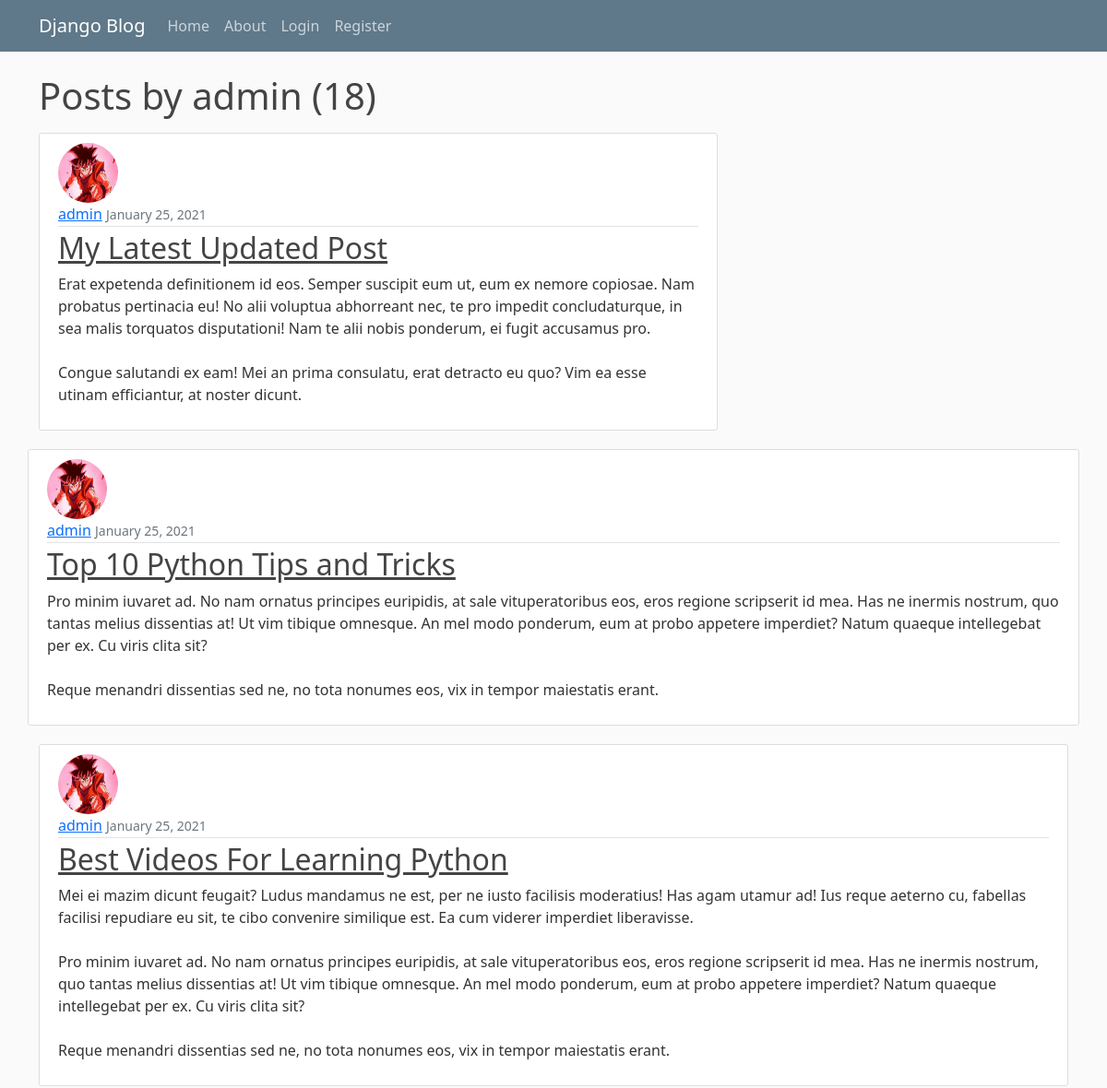
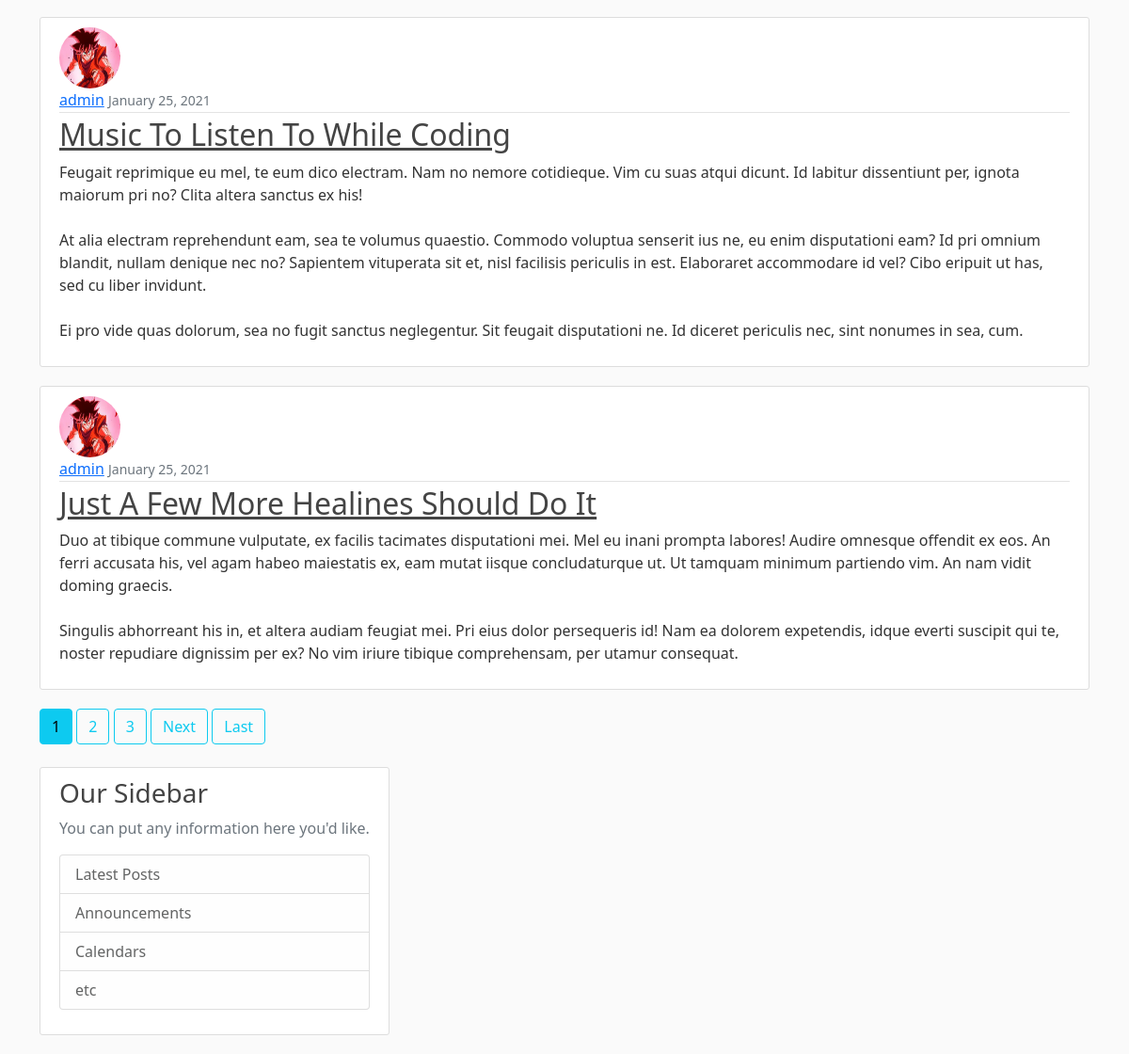
Screenshot of /user/admin with the database file from the repository (2 pictures, top to bottom).
### blog/models.py (models this page shows, shortened)
class Post(models.Model):
    title = models.CharField(max_length=100)
    content = models.TextField()
    date_posted = models.DateTimeField(default=timezone.now)
    author = models.ForeignKey(User, on_delete=models.CASCADE)

### users/models.py (models this page shows, shortened)
class Profile(models.Model):
    user = models.OneToOneField(User, on_delete=models.CASCADE)
    image = models.ImageField(default='default.jpg', upload_to='profile_pics')

### blog/views.py (the view)
# urls.py: path('user/<str:username>', UserPostListView.as_view(), name='user-posts'),
class UserPostListView(ListView):
    model = Post
    template_name = 'blog/user_posts.html'  # <app>/<model>_<viewType>.html
    context_object_name = 'posts'
    ordering = ['-date_posted']
    paginate_by = 5
    def get_queryset(self):
        user = get_object_or_404(User, username=self.kwargs.get('username'))
        return Post.objects.filter(author=user).order_by('-date_posted')

### blog/templates/blog/user_posts.html (shortened to what this page needs)
{% extends 'blog/base.html'%}
{% block content%}
<h1 class ="mb-3"> Posts by {{ view.kwargs.username }} ({{ page_obj.paginator.count}})</h1>
{% for post in posts %}
<article class="media content-section">
<img class ="rounded-circle article-img" src ="{{ post.author.profile.image.url}}"
  <div class="media-body">
    <div class="article-metadata">
      <a class="mr-2" href="{% url 'user-posts' post.author.username  %}">{{ post.author }}</a>
      <small class="text-muted">{{ post.date_posted|date:"F d, Y" }}</small>
    </div>
    <h2><a class="article-title" href="{% url 'post-detail' post.id %}">{{ post.title }}</a></h2>
    <p class="article-content">{{ post.content }}</p>
  </div>
</article>
{% endfor%}
{% if is_paginated %}
  {% for num in page_obj.paginator.page_range %}
    {% if page_obj.number == num %}
      <a class ="btn btn-info mb-4" href="?page={{num}}">{{ num }}</a>
    {% elif num > page_obj.number|add:'-3' and num < page_obj.number|add:'3'%}
      <a class ="btn btn-outline-info mb-4" href="?page={{num}}">{{ num }}</a>
    {%  endif %}
  {% endfor %}
{% if page_obj.has_next %}
  <a class ="btn btn-outline-info mb-4" href="?page={{ page_obj.next_page_number }}">Next</a>
  <a class ="btn btn-outline-info mb-4" href="?page={{ page_obj.paginator.num_pages }}">Last</a>
{% endif%}
{% endif  %}
{% endblock content %}

### blog/static/blog/main.css (style rules this page uses)
body { background: #fafafa; color: #333333; margin-top: 5rem; }
h1, h2, h3, h4, h5, h6 { color: #444444; }
.content-section { background: #ffffff; padding: 10px 20px; border: 1px solid #dddddd; border-radius: 3px; margin-bottom: 20px; }
.article-title { color: #444444; }
.article-content { white-space: pre-line; }
.article-img { height: 65px; width: 65px; margin-right: 16px; }
.article-metadata { padding-bottom: 1px; margin-bottom: 4px; border-bottom: 1px solid #e3e3e3; }

### rows the page displays
Post: author.profile.image (picture), author "admin", date_posted "January 25, 2021", title "My Latest Updated Post", content "Erat expetenda definitionem id eos. Semper suscipit eum ut, eum ex nemore copiosae. Nam probatus pertinacia eu! No alii voluptua abhorreant nec, te pro impedit concludaturque, in sea malis torquatos disputationi! Nam te alii nobis ponderum, ei fugit accusamus pro. Congue salutandi ex eam! Mei an prima consulatu, erat detracto eu quo? Vim ea esse utinam efficiantur, at noster dicunt."
Post: author.profile.image (picture), author "admin", date_posted "January 25, 2021", title "Top 10 Python Tips and Tricks", content "Pro minim iuvaret ad. No nam ornatus principes euripidis, at sale vituperatoribus eos, eros regione scripserit id mea. Has ne inermis nostrum, quo tantas melius dissentias at! Ut vim tibique omnesque. An mel modo ponderum, eum at probo appetere imperdiet? Natum quaeque intellegebat per ex. Cu viris clita sit? Reque menandri dissentias sed ne, no tota nonumes eos, vix in tempor maiestatis erant."
Post: author.profile.image (picture), author "admin", date_posted "January 25, 2021", title "Best Videos For Learning Python", content "Mei ei mazim dicunt feugait? Ludus mandamus ne est, per ne iusto facilisis moderatius! Has agam utamur ad! Ius reque aeterno cu, fabellas facilisi repudiare eu sit, te cibo convenire similique est. Ea cum viderer imperdiet liberavisse. Pro minim iuvaret ad. No nam ornatus principes euripidis, at sale vituperatoribus eos, eros regione scripserit id mea. Has ne inermis nostrum, quo tantas melius dissentias at! Ut vim tibique omnesque. An mel modo ponderum, eum at probo appetere imperdiet? Natum quaeque intellegebat per ex. Cu viris clita sit? Reque menandri dissentias sed ne, no tota nonumes eos, vix in tempor maiestatis erant."
Post: author.profile.image (picture), author "admin", date_posted "January 25, 2021", title "Music To Listen To While Coding", content "Feugait reprimique eu mel, te eum dico electram. Nam no nemore cotidieque. Vim cu suas atqui dicunt. Id labitur dissentiunt per, ignota maiorum pri no? Clita altera sanctus ex his! At alia electram reprehendunt eam, sea te volumus quaestio. Commodo voluptua senserit ius ne, eu enim disputationi eam? Id pri omnium blandit, nullam denique nec no? Sapientem vituperata sit et, nisl facilisis periculis in est. Elaboraret accommodare id vel? Cibo eripuit ut has, sed cu liber invidunt. Ei pro vide quas dolorum, sea no fugit sanctus neglegentur. Sit feugait disputationi ne. Id diceret periculis nec, sint nonumes in sea, cum."
Post: author.profile.image (picture), author "admin", date_posted "January 25, 2021", title "Just A Few More Healines Should Do It", content "Duo at tibique commune vulputate, ex facilis tacimates disputationi mei. Mel eu inani prompta labores! Audire omnesque offendit ex eos. An ferri accusata his, vel agam habeo maiestatis ex, eam mutat iisque concludaturque ut. Ut tamquam minimum partiendo vim. An nam vidit doming graecis. Singulis abhorreant his in, et altera audiam feugiat mei. Pri eius dolor persequeris id! Nam ea dolorem expetendis, idque everti suscipit qui te, noster repudiare dignissim per ex? No vim iriure tibique comprehensam, per utamur consequat."

### other values shown
{{ view.kwargs.username }} "admin"
{{ page_obj.paginator.count }} "18"
{{ num }} "1"
{{ num }} "2" "3"
